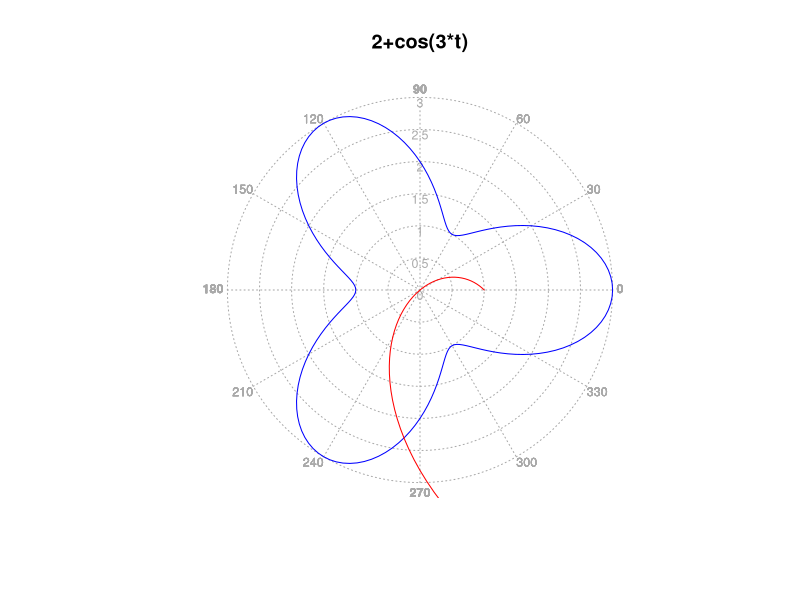
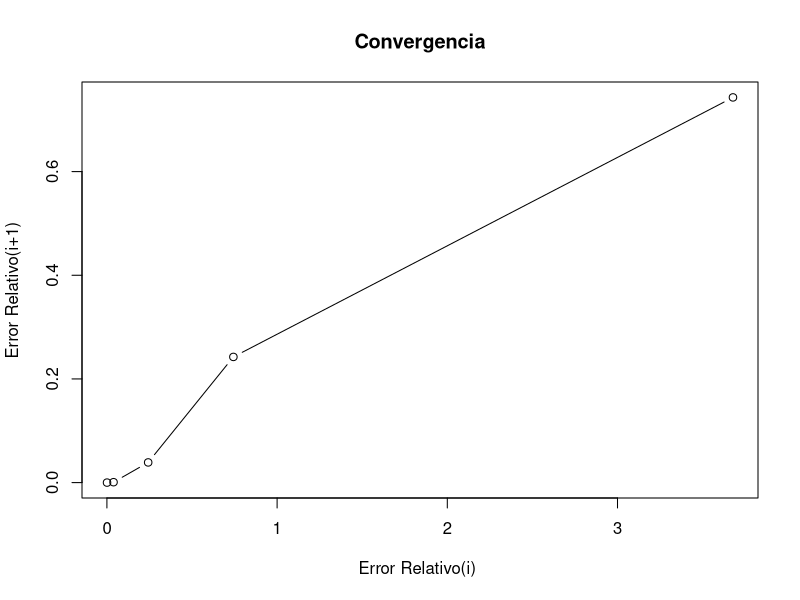
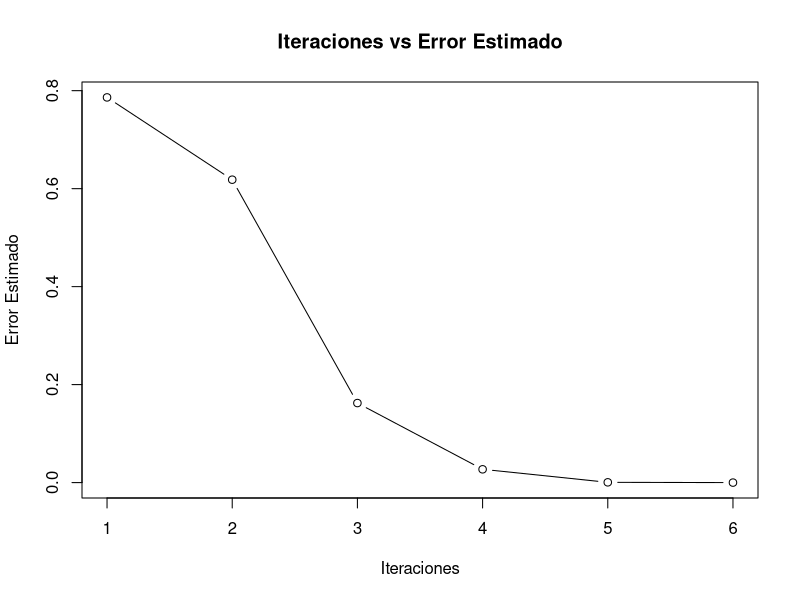
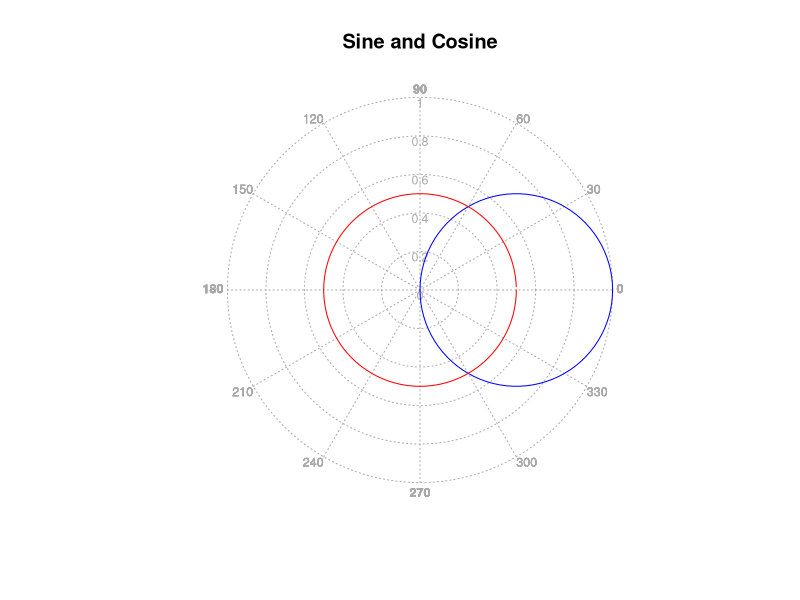

These charts were generated, in order, by the following R code:
## ---- chunk 1

library(pracma)

newtonraphson = function(fun, x0, tol, maxiter){
  
  # f = string
  numiter = 0
  errorAbsoluto = c()
  errorRelativo = c()
  x = c()
  g = parse(text=fun) # parse devuelve tipo "expression"
  g. = D(g,"x")
  fx = function(x){eval(g)} # convertir f a función
  fp = function(x){eval(g.)} # convertir f’ a función
  correccion = -fx(x0)/fp(x0)
  while (abs(correccion) >= tol && numiter <= maxiter) {
    numiter = numiter + 1
    if (fp(x0) == 0) stop("División por cero")

    x1 = x0 + correccion
    x0 = x1
    x <- c(x,x1)
    errorAbsoluto <- c(errorAbsoluto,abs(correccion))
    errorRelativo <- c(errorRelativo,abs(correccion)/(abs(x0)))
    correccion = -fx(x1)/fp(x1)
  }
  if (numiter > maxiter){ warning("Se alcanzó el máximo número de iteraciones.")
    my_list <- list("resultado" = x1, "errorAbsoluto" = errorAbsoluto,
                    "errorRelativo" = errorRelativo, "x" = x)
    return(my_list)
  
    
    } else {
    my_list <- list("resultado" = x1, "errorAbsoluto" = errorAbsoluto,
                    "errorRelativo" = errorRelativo, "x" = x)
    return(my_list)
  }
}
## ---- chunk 2

t <- deg2rad(seq(0, 360, by = 2))

polar(t, 2+cos(3*t), bxcol = "white", main = "2+cos(3*t)")

polar(t, 2-exp(t), col = "red", add = TRUE)


## ---- chunk 3
resultados <- newtonraphson("2+cos(3*x) -(2-exp(x))",-1,1e-7,100)

g = parse(text="2+cos(3*x)") 

fx = function(x){eval(g)}

cat("Ambas ecuaciones se interceptan en el angulo: ", resultados$resultado, " y en el radio: ", fx(resultados$resultado),"\n")
## ---- chunk 4
tablaErrores <- data.frame(
"Iteraciones" = 1:length(resultados$errorAbsoluto),
"x_n" = resultados$x,
"Error Absoluto" = resultados$errorAbsoluto,
"Error Relactivo" = resultados$errorRelativo
)
print(tablaErrores)
## ---- chunk 5
m_i = resultados$errorRelativo[-length(resultados$errorRelativo)]
m_i2 = resultados$errorRelativo
m_i2 = m_i2[-1]
plot(x =m_i, y =m_i2, xlab = "Error Relativo(i) ",
ylab = "Error Relativo(i+1)", type="b",main = "Convergencia")
## ---- chunk 6
plot(x = 1:length(resultados$x), y = resultados$errorAbsoluto,
xlab = "Iteraciones", ylab = "Error Estimado", type="b",
main = "Iteraciones vs Error Estimado")
## ---- chunk 7

polar(t, cos(t), bxcol = "white", main = "Sine and Cosine")

polar(t,0.5*(t/t), col = "red", add = TRUE)


## ---- chunk 8
resultados <- newtonraphson("cos(x)-0.5",5*pi/4,1e-7,100)

g = parse(text="cos(x)") 

fx = function(x){eval(g)}

cat("Ambas ecuaciones se interceptan en el angulo: ", resultados$resultado, " y en el radio: ", fx(resultados$resultado),"\n")

cat("5*pi/3 = ", 5*pi/3,"\n")
